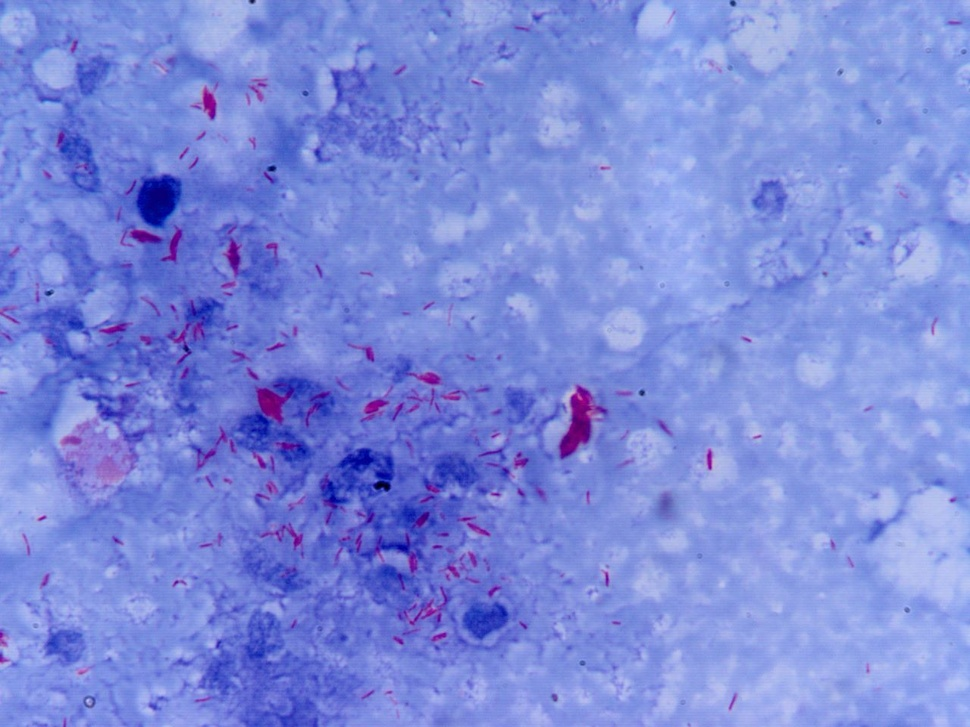
#> input picture UnLabelled/img/1.jpeg, 970 x 727 px, shrunk from 1280 x 960 before the run
$ python main.py
#> lines starting #> are read from the running program, lines starting #| are printed output that depends on the picture; after the words box and inside, x2 and y2 are one past the last pixel; in counts of white or black regions, pixels touching at a corner belong together
#> further down, img is the input picture: shape (727, 970, 3); mean B, G, R 219.1, 138.2, 123.6
### Approach_2a/contour.py
import cv2 as cv
import numpy as np
import argparse
import random as rng
import matplotlib.pyplot as plt


# [4 lines of commented-out code are left out]

def MainFunc(im, threshold):
    img = im
    def getContours(threshold, img):
#> called with threshold = 110
        src_gray = cv.cvtColor(img, cv.COLOR_RGB2GRAY)
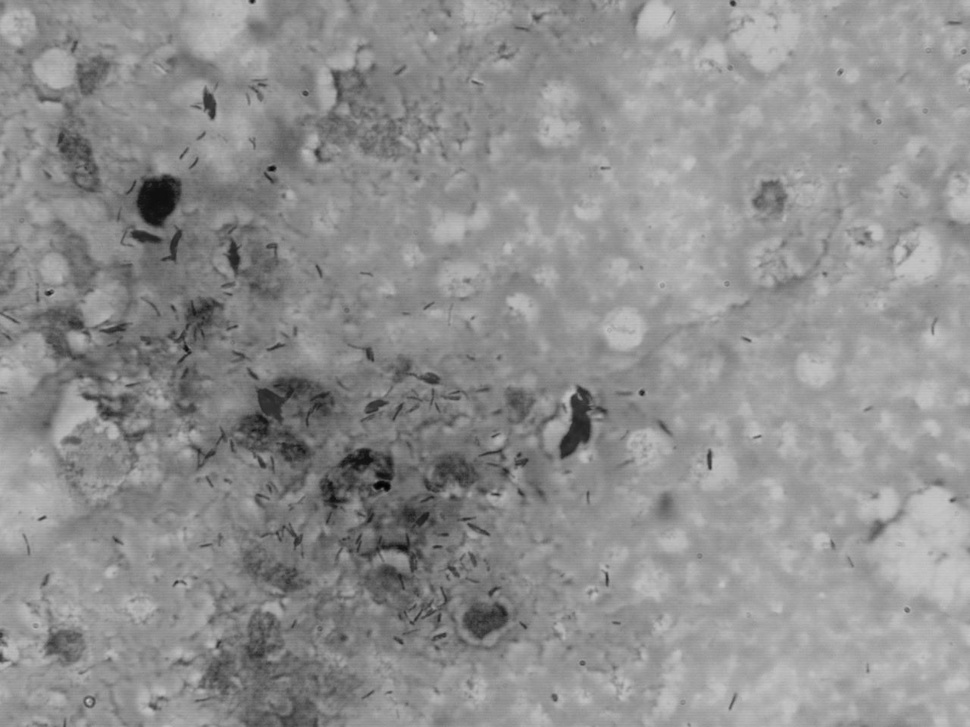
#> src_gray: shape (727, 970); min 3, max 200, mean 143.1

        canny_output = cv.Canny(src_gray, threshold, threshold * 2)
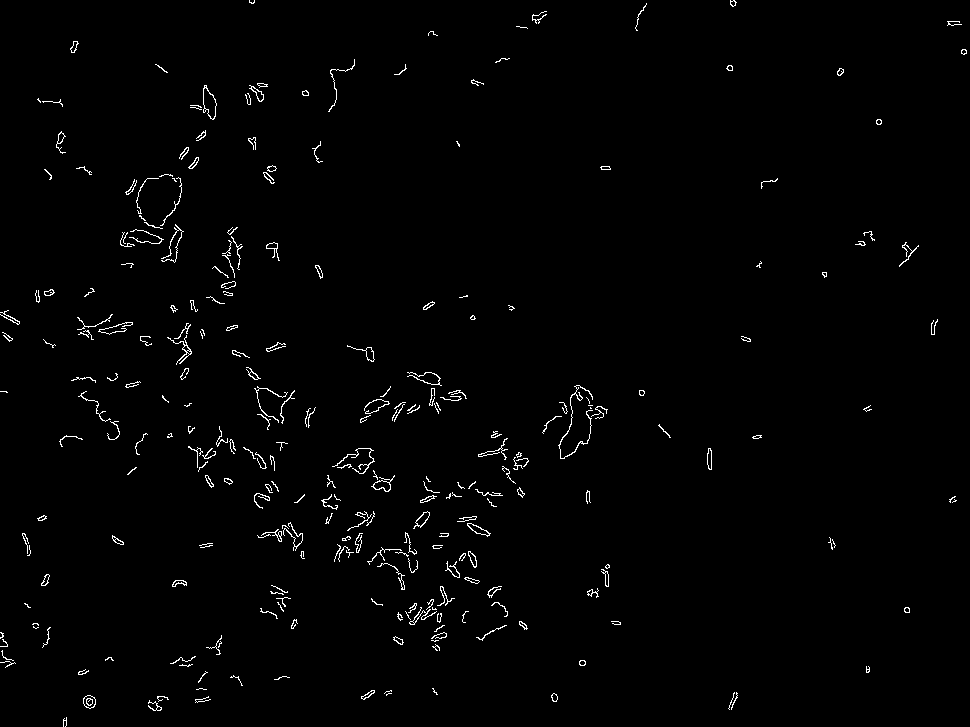
#> canny_output: shape (727, 970); 1.3% white in thin lines or dots


        contours, _ = cv.findContours(canny_output, cv.RETR_TREE, cv.CHAIN_APPROX_SIMPLE)
#> contours = 347 contours, 251 with area under 20; largest, box (x1, y1, x2, y2) and area: (203, 85, 217, 120) 278, (203, 87, 217, 120) 252, (371, 475, 395, 492) 135, (83, 695, 96, 709) 124, (83, 695, 96, 709) 118

        return contours

    def draw_img(contours,threshold, img):
#> called with threshold = 110
        copy_img = img
        src_gray = cv.cvtColor(img, cv.COLOR_RGB2GRAY)

        canny_output = cv.Canny(src_gray, threshold, threshold * 2)
        # Get the moments
        mu = [None]*len(contours)
#> mu = 347 items
        for i in range(len(contours)):
            mu[i] = cv.moments(contours[i])
        # Get the mass centers
        mc = [None]*len(contours)
#> mc = 347 items
        for i in range(len(contours)):
            # add 1e-5 to avoid division by zero
            mc[i] = (mu[i]['m10'] / (mu[i]['m00'] + 1e-5), mu[i]['m01'] / (mu[i]['m00'] + 1e-5))
#> after the loop, mc = 347 pairs, first value 0 to 963.5, second value 0 to 720

        #Drawing
        drawing = np.zeros((canny_output.shape[0], canny_output.shape[1], 3), dtype=np.uint8)

        for i in range(len(contours)):
            color = (170,255,0)
            # cv.drawContours(drawing, contours, i, color, 2)
            # cv.drawContours(copy_img, contours, i, color, 2)
            cv.circle(drawing, (int(mc[i][0]), int(mc[i][1])), 4, color, -1)
            cv.circle(copy_img, (int(mc[i][0]), int(mc[i][1])), 4, color, -1)
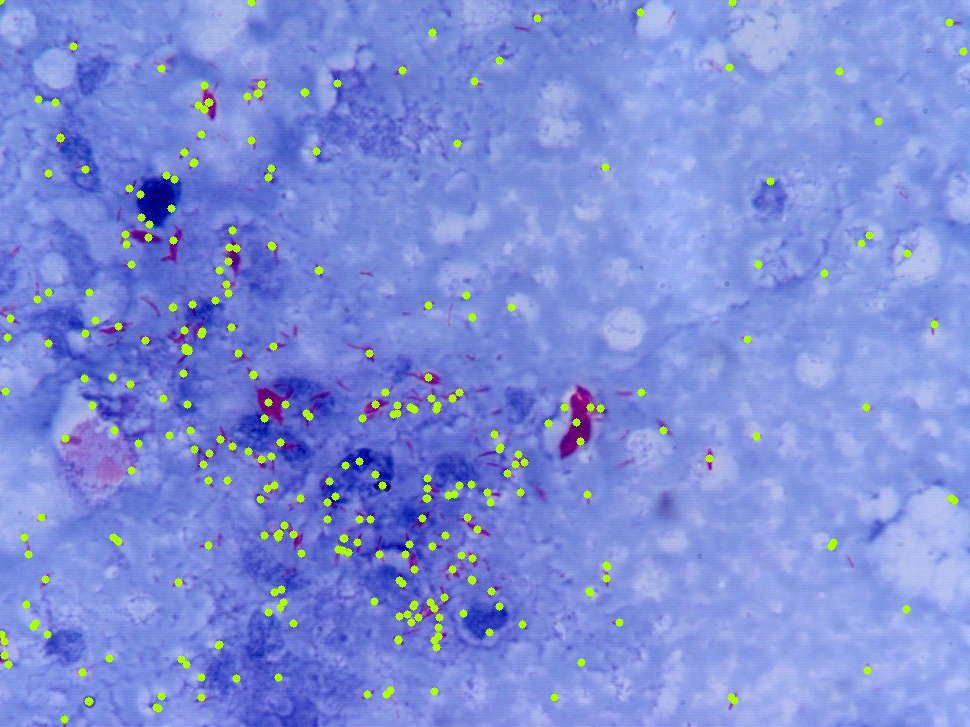
#> copy_img: shape (727, 970, 3); mean R, G, B 124.8, 141.4, 215.4
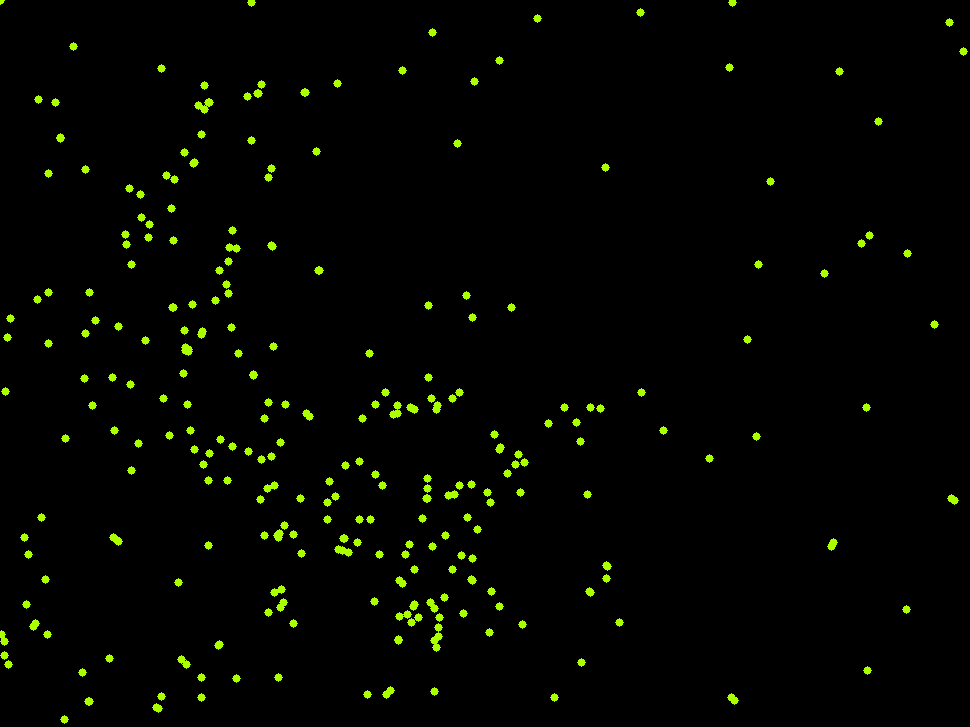
#> drawing: shape (727, 970, 3); mean R, G, B 3.3, 4.9, 0

        # plt.imshow(drawing)
        # plt.show()
        print("Img with Contours")
        # plt.imshow(copy_img)
        # plt.show()
        return copy_img

    return getContours(threshold, img), draw_img(getContours(threshold, img), threshold, im)

### Approach_2a/main.py
import contour
import cv2 as cv
import matplotlib.pyplot as plt

img = cv.imread("../UnLabelled/img/1.jpeg")
img = cv.cvtColor(img, cv.COLOR_BGR2RGB)

threshold = 110
contour, img = contour.MainFunc(img, threshold)
#> contour has the same summary as contours in getContours


plt.imshow(img)
plt.show()

$ run again, with UnLabelled/img/10.jpeg copied over UnLabelled/img/1.jpeg
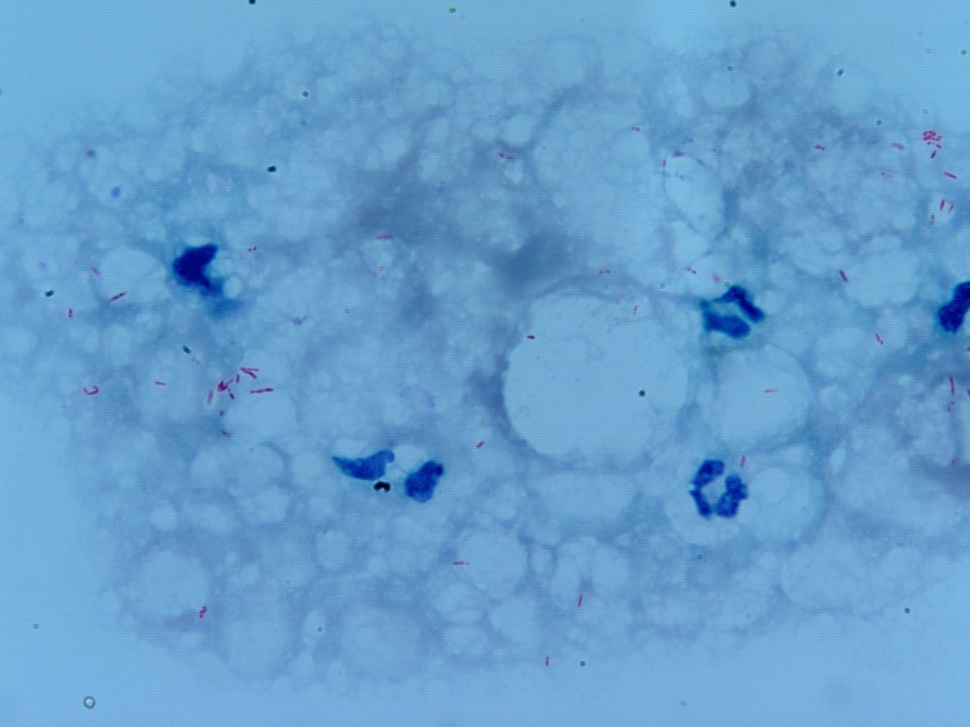
#> input picture UnLabelled/img/10.jpeg, 970 x 727 px, shrunk from 1280 x 960 before the run
#> img is the input picture: shape (727, 970, 3); mean B, G, R 205, 159.6, 102.4
#> in getContours, `canny_output = cv.Canny(src_gray, threshold, threshold * 2)`:
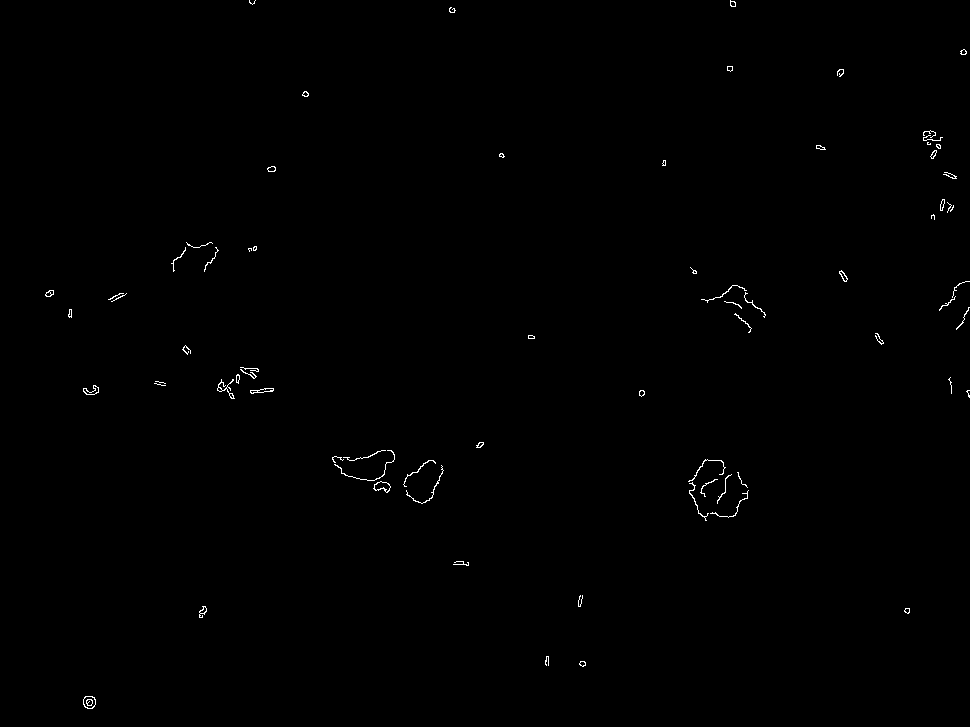
#> canny_output: shape (727, 970); 0.34% white in thin lines or dots
#> contours = 106 contours, 74 with area under 20; largest, box (x1, y1, x2, y2) and area: (83, 696, 96, 709) 125, (83, 696, 96, 709) 115, (373, 481, 391, 493) 114, (374, 481, 391, 493) 99, (83, 385, 99, 395) 66
#> mu = 106 items
#> the loop in draw_img, `for i in range(len(contours)):` made 106 passes
#> after the loop in draw_img, `for i in range(len(contours)):`: mc = 106 pairs, first value 0 to 967.8, second value 0 to 702
#> after the loop in draw_img, `for i in range(len(contours)):`:
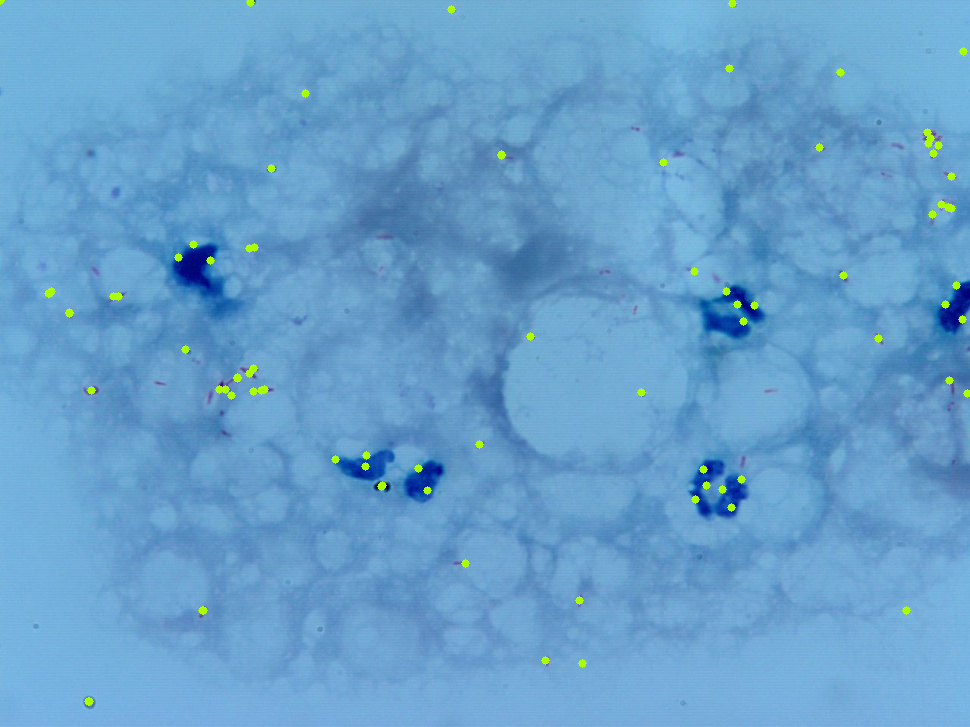
#> copy_img: shape (727, 970, 3); mean R, G, B 102.8, 160.3, 204.1
#> contour has the same summary as contours in getContours

$ run again, with UnLabelled/img/11.jpeg copied over UnLabelled/img/1.jpeg
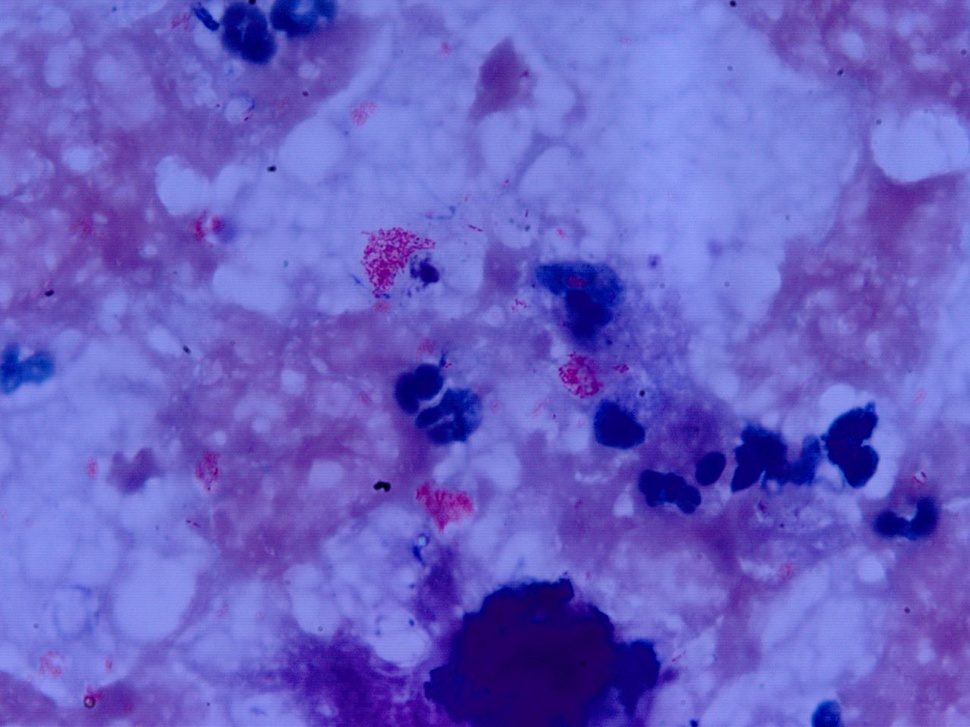
#> input picture UnLabelled/img/11.jpeg, 970 x 727 px, shrunk from 1280 x 960 before the run
#> img is the input picture: shape (727, 970, 3); mean B, G, R 196.8, 95.6, 104.7
#> in getContours, `canny_output = cv.Canny(src_gray, threshold, threshold * 2)`:
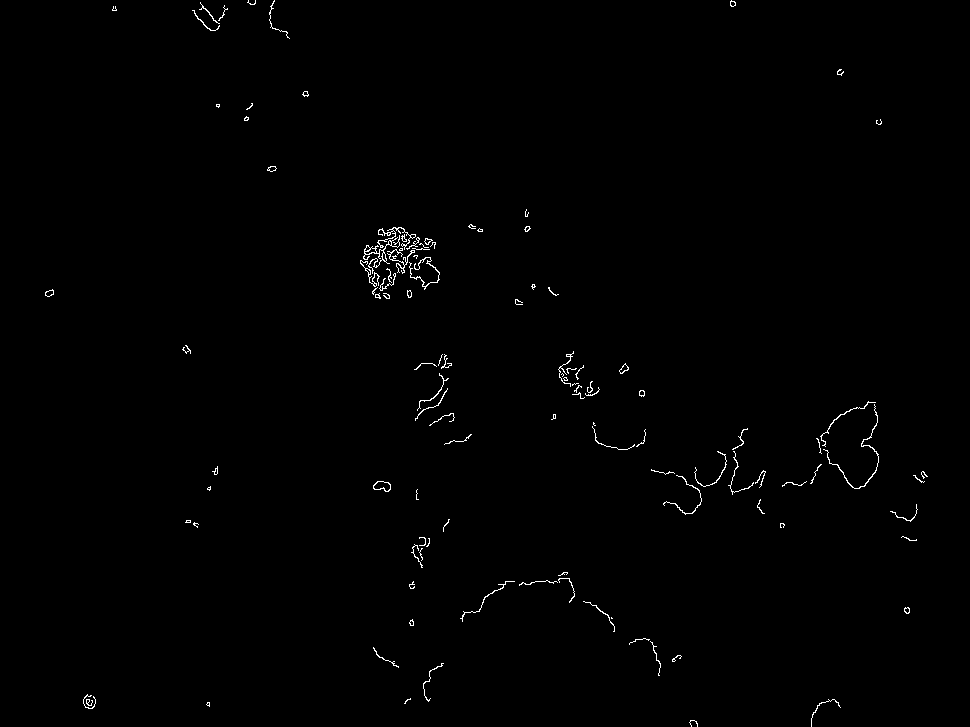
#> canny_output: shape (727, 970); 0.59% white in thin lines or dots
#> contours = 156 contours, 129 with area under 20; largest, box (x1, y1, x2, y2) and area: (363, 235, 400, 274) 138, (373, 481, 391, 492) 126, (373, 481, 391, 492) 110, (377, 227, 416, 250) 64, (823, 404, 879, 489) 54
#> mu = 156 items
#> after the loop in draw_img, `for i in range(len(contours)):`: mc = 156 pairs, first value 0 to 924, second value 0 to 721.9
#> after the loop in draw_img, `for i in range(len(contours)):`:
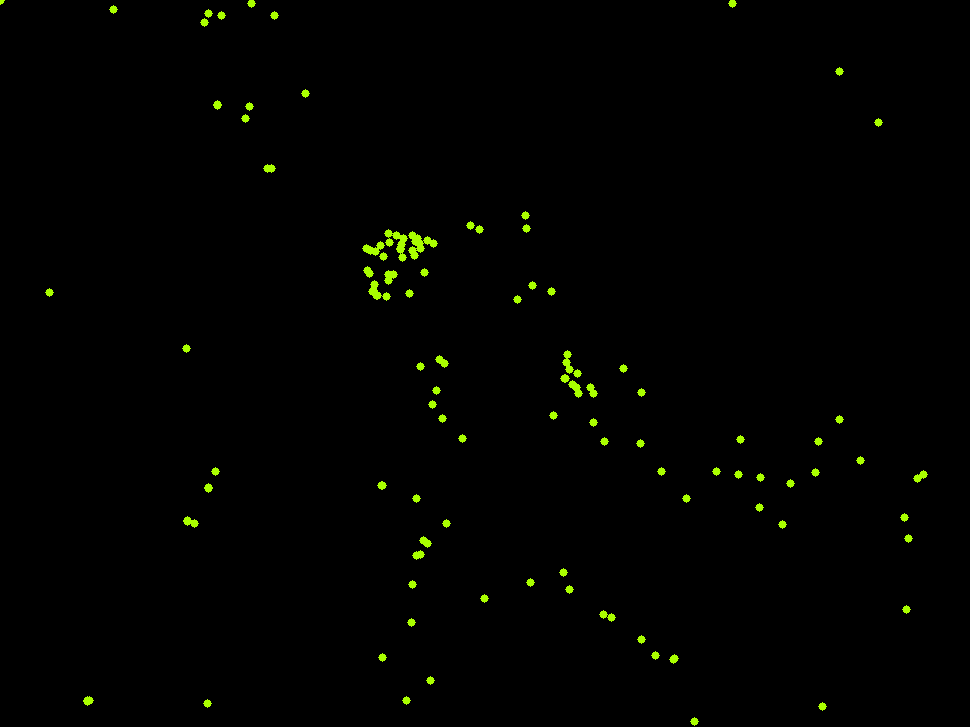
#> drawing: shape (727, 970, 3); mean R, G, B 1.5, 2.2, 0
#> contour has the same summary as contours in getContours
